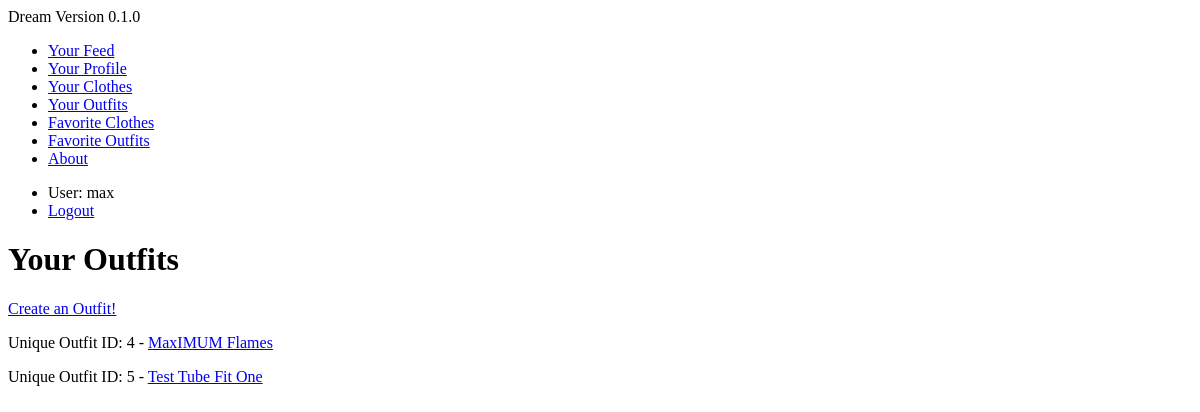
The page /clothing/ (signed in) on the database as committed earlier.
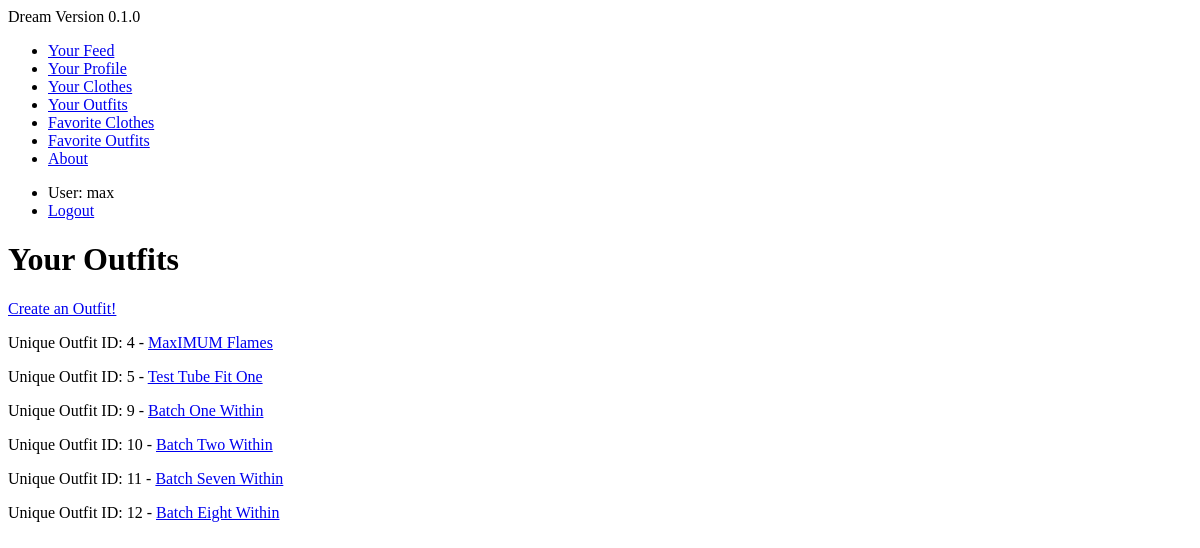
The same page on the database as committed later.
### clothing/models.py (models this page shows, shortened)
class Outfit(models.Model):
    title = models.CharField(max_length=120)
    top = models.ForeignKey('Article', on_delete=models.SET_NULL, related_name="outfit_top", null=True)
    bottom = models.ForeignKey('Article', on_delete=models.SET_NULL, related_name="outfit_bottom", null=True)
    shoes = models.ForeignKey('Article', on_delete=models.SET_NULL , related_name="outfit_shoes", null=True)
    creator = models.ForeignKey(User, on_delete=models.SET_NULL, null=True)
    creation_date = models.DateTimeField(auto_now_add=True)
    favorited = models.ManyToManyField(User, blank=True, related_name="outfit_favorited_by")
    def get_absolute_url(self):
        return reverse('clothing:outfit-detail', kwargs={"pk": self.pk})

### clothing/views.py (the view)
# urls.py: path('', OutfitListView.as_view(), name='outfit-list'),
class OutfitListView(ListView, LoginRequiredMixin):
    def get_queryset(self):
        return Outfit.objects.filter(creator=self.request.user)

### clothing/templates/clothing/outfit_list.html
{% extends 'base.html' %}
{% block content %}
<h1>Your Outfits</h1>
<a href="create-outfit/">Create an Outfit!</a>
{% for instance in object_list %}
<p> Unique Outfit ID: {{ instance.id }} - <a href='{{ instance.get_absolute_url }}'>{{ instance.title }}</a>
{% endfor %}
{% endblock %}

Rows that differ between the two databases and show on the page:
added Outfit: id "9", title "Batch One Within"
added Outfit: id "10", title "Batch Two Within"
added Outfit: id "11", title "Batch Seven Within"
added Outfit: id "12", title "Batch Eight Within"
